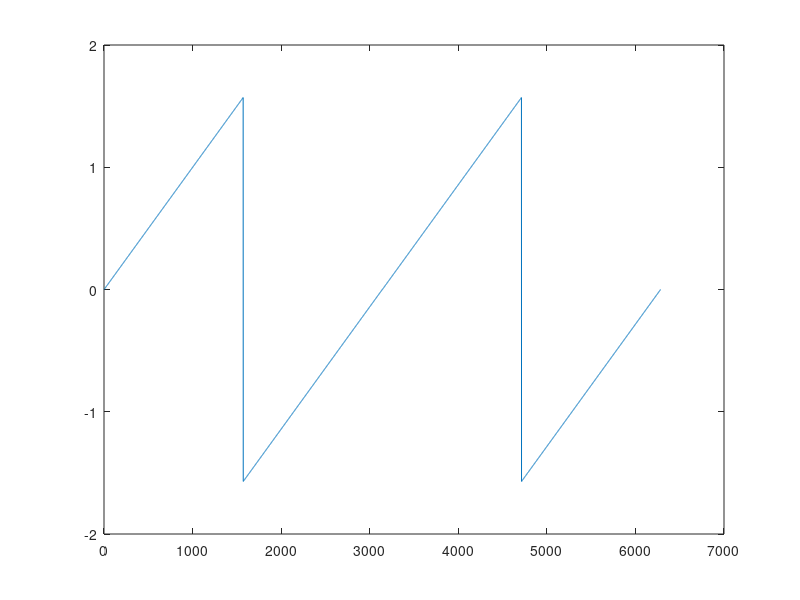

The MATLAB script that drew this image: (Note: this script raises an error after producing the figure.)
clear all;
a = 0*pi/180;
b = 0:0.001:pi/2;
b = [b,-fliplr(b)];
b = [b,b];
c = 0*pi/180;
plot(b);
for iCount = 1:length(b)
   if abs(abs(b(iCount)) -pi/2) < 1e-1
      if b(iCount) < 0
        temp = ExtEulDCM([0,-pi/2,a+c],'XYZ','int');
      else
        temp = ExtEulDCM([0,pi/2,a+c],'XYZ','int');
      end
   else
      temp = ExtEulDCM([a,b(iCount),c],'XYZ','int');
   end
   quat(iCount,:) = temp(1:3,3)';%dcm2quat(temp);
end
plot(quat);